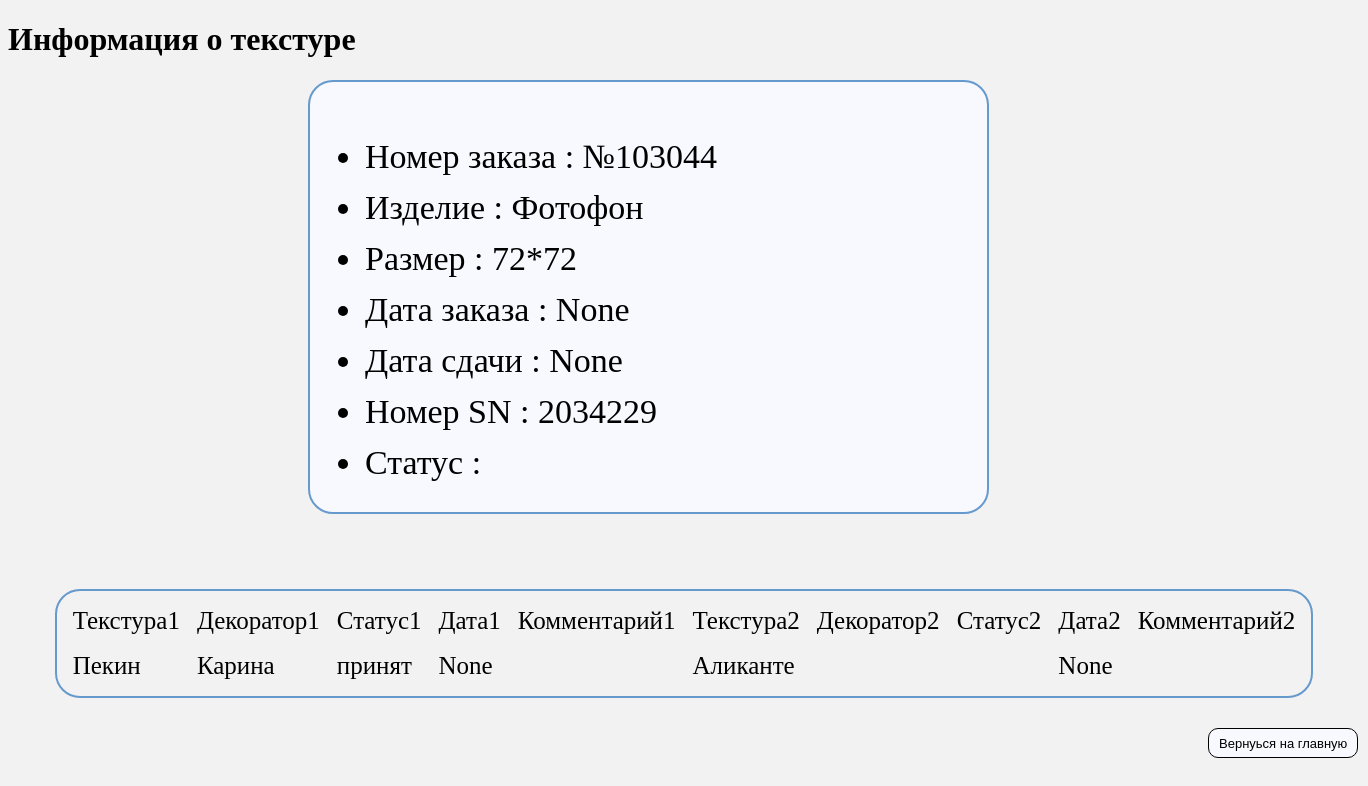
The app's page /textures/3/ with its own data.
### stas/apps/textures/models.py (models this page shows, shortened)
class Texture(models.Model):
    oder_number = models.CharField("Номер заказа", max_length = 50)
    material = models.CharField("Изделие", max_length = 50)
    size = models.CharField("Размер", max_length = 50)
    oder_date = models.DateTimeField("Дата заказа")
    delivery_date = models.DateTimeField("Дата сдачи")
    sn_number = models.CharField("SN", max_length = 50)
    status = models.CharField("Статус", max_length = 50)
    texture1 = models.CharField("Текстура1", max_length = 50)
    decorator1 = models.CharField("Декоратор1", max_length = 50)
    status1 = models.CharField("Статус1", max_length = 50)
    date1 = models.DateTimeField("Дата1")
    comment1 = models.CharField("Комментарий1", max_length = 200)
    texture2 = models.CharField("Текстура2", max_length = 50)
    decorator2 = models.CharField("Декоратор2", max_length = 50)
    status2 = models.CharField("Статус2", max_length = 50)
    date2 = models.DateTimeField("Дата2")
    comment2 = models.CharField("Комментарий2", max_length = 200)

### stas/apps/textures/views.py (the view)
# urls.py: path('<int:texture_id>/', views.detail, name='detail'),
def detail(request, texture_id):
    try:
        a = Texture.objects.get(id = texture_id)
    except:
        raise Http404("Not found")
    return render(request, 'textures/detail.html', {'texture': a})

### stas/templates/textures/detail.html (shortened to what this page needs)
{% extends 'base.html' %}
{% load static %}
{% block content %}
<link rel="stylesheet" href="{% static 'css/style.css' %}">
<h1>Информация о текстуре</h1>
<body>
    <div class="inner">
        <ul>
            <li>Номер заказа : {{texture.oder_number}} </li>
            <li>Изделие : {{texture.material}} </li>
            <li>Размер : {{texture.size}} </li>
            <li>Дата заказа : {{texture.oder_date}} </li>
            <li>Дата сдачи : {{texture.delivery_date}} </li>
            <li>Номер SN : {{texture.sn_number}} </li>
            <li>Статус : {{texture.status}} </li>
        </ul>
    </div>
    <table class="outer">
        <tr>
            <td>Текстура1</td>
            <td>Декоратор1</td>
            <td>Статус1</td>
            <td>Дата1</td>
            <td>Комментарий1</td>
            <td>Текстура2</td>
            <td>Декоратор2</td>
            <td>Статус2</td>
            <td>Дата2</td>
            <td>Комментарий2</td>
        </tr>
        <tr>
            <td>{{texture.texture1}}</td>
            <td>{{texture.decorator1}}</td>
            <td>{{texture.status1}}</td>
            <td>{{texture.date1}}</td>
            <td>{{texture.comment1}}</td>
            <td>{{texture.texture2}}</td>
            <td>{{texture.decorator2}}</td>
            <td>{{texture.status2}}</td>
            <td>{{texture.date2}}</td>
            <td>{{texture.comment2}}</td>
        </tr>
    </table>
    <input type="button" class="texture-batton" value="Вернуься на главную" onClick='location.href="{% url 'textures:index' %}"'>
</body>
{% endblock %}

### stas/static/css/style.css (style rules this page uses)
body { background-color:#f2f2f2; }
.inner { background-color: ghostwhite; color: black; font-size: 34px; text-align: justify; line-height: 1.5; width: 49%; height: 400px; margin: 300px; padding-top: 15px; padding-left: 15px; padding-bottom: 15px; margin-bottom: 75px; margin-top: 15px; border: 2px solid #69c; border-radius: 25px; }
.outer { font-size: 25px; border-spacing: 15px; border-collapse:separate; border: 2px solid #69c; border-radius: 25px; margin: auto; }
.texture-batton { margin-left: 1200px; margin-top: 30px; font-size: 13px; padding: 0.5% 10px; background-color: ghostwhite; border: 1px solid black; border-radius: 10px; }

### records on screen
Texture: oder_number "№103044", material "Фотофон", size "72*72", oder_date "None", delivery_date "None", sn_number "2034229", texture1 "Пекин", decorator1 "Карина", status1 "принят", date1 "None", texture2 "Аликанте", date2 "None"
